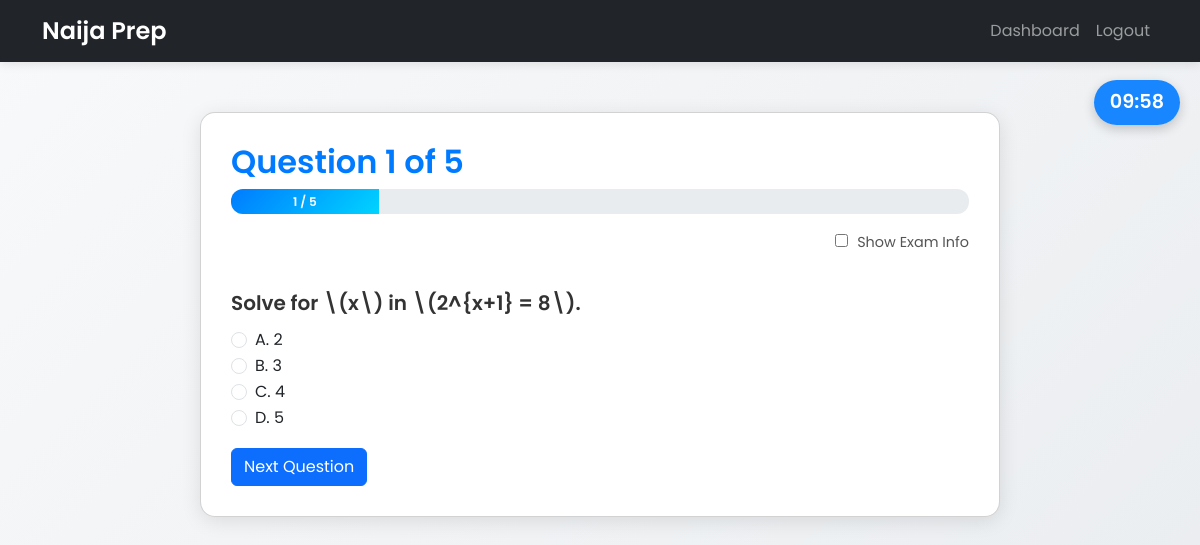
The app's page /quiz?topic=Algebra (signed in) with its own data.
### app/models.py (models this page shows, shortened)
class Question(db.Model):
    id = db.Column(db.Integer, primary_key=True)
    subject = db.Column(db.String(255), nullable=True)       # NEW
    topic = db.Column(db.String(255), nullable=False)
    difficulty = db.Column(db.Integer, nullable=False)
    question_text = db.Column(db.Text, nullable=False)
    option_a = db.Column(db.Text, nullable=False)
    option_b = db.Column(db.Text, nullable=False)
    option_c = db.Column(db.Text, nullable=False)
    option_d = db.Column(db.Text, nullable=False)
    correct_option = db.Column(db.String(10), nullable=False)
    explanation = db.Column(db.Text, nullable=True)
    exam_year = db.Column(db.String(255), nullable=True)

### app/routes.py (the view, shortened to what this page needs)
    @app.route("/quiz", methods=["GET", "POST"])
    @login_required
    def quiz():
        TOTAL_TIME_ALLOWED = 600  # seconds overall
        subject = request.args.get("subject", type=str)
        topic = request.args.get("topic", type=str)
        n = request.args.get("n", default=5, type=int)
        difficulty_raw = request.args.get("difficulty", default="any")
        per_q_arg = request.args.get("per_q", type=int)  # may be None
        try:
            n = max(3, min(int(n), 50))
        except Exception:
            n = 5
        if isinstance(difficulty_raw, str) and difficulty_raw.lower() == "any":
            difficulty = None
        else:
            try:
                difficulty = int(difficulty_raw)
            except Exception:
                difficulty = None
        if per_q_arg is not None:
            per_q = max(15, min(int(per_q_arg), 180))
            session["per_q"] = per_q
        per_q = session.get("per_q")  # None if not set
        if "quiz_questions" not in session and not topic and not subject:
            flash("Choose a subject to begin your quiz.", "info")
            return redirect(url_for("subjects"))
        if "quiz_start_time" not in session:
            session["quiz_start_time"] = time.time()
        elapsed = time.time() - session["quiz_start_time"]
        remaining_overall = TOTAL_TIME_ALLOWED - elapsed
        if "quiz_questions" not in session:
            q = Question.query
            src_label = "all subjects"
            if topic:
                q = q.filter(Question.topic == topic)
                src_label = f"topic '{topic}'"
            elif subject:
                q = q.filter(Question.subject == subject)
                src_label = f"subject '{subject}'"
            if difficulty is not None:
                q = q.filter(Question.difficulty == difficulty)
            recent_ids = [
                qid for (qid,) in (
                    db.session.query(UserResponse.question_id)
                    .filter(UserResponse.user_id == current_user.id)
                    .order_by(UserResponse.id.desc())
                    .limit(50)
                    .all()
                )
            ]
            if recent_ids:
                q = q.filter(~Question.id.in_(recent_ids))
            pool = q.all()
            if len(pool) < n:
                flash(f"Not enough questions in {src_label} for your selection.", "warning")
                if subject:
                    return redirect(url_for("subject_topics", subject=subject))
                return redirect(url_for("subjects"))
            selected = random.sample(pool, n)
            session["quiz_questions"] = [q.id for q in selected]
            session["current_question"] = 0
            session["score"] = 0
            session.pop("q_start_time", None)
        idx = session["current_question"]
        question_id = session["quiz_questions"][idx]
        question = Question.query.get(question_id)
        form = QuizForm()
        now = time.time()
        if per_q:
            if "q_start_time" not in session:
                session["q_start_time"] = now
            perq_elapsed = now - session["q_start_time"]
            perq_remaining = max(0, int(per_q - perq_elapsed))
        else:
            perq_remaining = None
        return render_template(
            "quiz.html",
            question=question,
            form=form,
            current=idx + 1,
            total=len(session["quiz_questions"]),
            overall_time=int(remaining_overall),
            per_q_remaining=perq_remaining,  # None if disabled
            per_q_enabled=bool(per_q),
        )

### app/routes.py
class QuizForm(FlaskForm):
    answer = RadioField("Answer", choices=[("A", "A"), ("B", "B"), ("C", "C"), ("D", "D")], validators=[DataRequired()])
    submit = SubmitField("Next")

### app/models.py (called while the page is built)
@login_manager.user_loader
def load_user(user_id):
    return User.query.get(int(user_id))

### app/templates/quiz.html (shortened to what this page needs)
<!DOCTYPE html>
<html lang="en">
<head>
  <link href="https://cdn.jsdelivr.net/npm/bootstrap@5.3.3/dist/css/bootstrap.min.css" rel="stylesheet">
</head>
<body>
  <div id="overall-timer">10:00</div>
  <nav class="navbar navbar-expand-lg navbar-dark bg-dark">
    <div class="container">
      <a class="navbar-brand" href="{{ url_for('home') }}">Naija Prep</a>
      <div class="collapse navbar-collapse" id="navbarNav">
          <ul class="navbar-nav ms-auto">
              <li class="nav-item"><a class="nav-link" href="{{ url_for('dashboard') }}">Dashboard</a></li>
              <li class="nav-item"><a class="nav-link" href="{{ url_for('logout') }}">Logout</a></li>
          </ul>
      </div>
    </div>
  </nav>
  <div class="container">
    <div class="card quiz-card">
      <div class="d-flex justify-content-between align-items-center mb-2">
        <h2 class="mb-0">Question {{ current }} of {{ total }}</h2>
      </div>
      <div class="progress mb-3">
        <div class="progress-bar" role="progressbar" style="width: {{ (current / total * 100) }}%;"
             aria-valuenow="{{ (current / total * 100) }}" aria-valuemin="0" aria-valuemax="100">
          {{ current }} / {{ total }}
        </div>
      </div>
      <div class="toggle-container">
        <label>
          <input type="checkbox" id="toggle-exam-info" style="margin-right: 5px;">
          Show Exam Info
        </label>
      </div>
      <form id="quiz-form" method="POST" class="mt-4">
        <p class="question-text">{{ question.question_text | safe }}</p>
        <div class="form-check">
          <input type="radio" name="answer" value="A" class="form-check-input" id="option_a" required>
          <label class="form-check-label" for="option_a">A. {{ question.option_a | safe }}</label>
        </div>
        <div class="form-check">
          <input type="radio" name="answer" value="B" class="form-check-input" id="option_b" required>
          <label class="form-check-label" for="option_b">B. {{ question.option_b | safe }}</label>
        </div>
        <div class="form-check">
          <input type="radio" name="answer" value="C" class="form-check-input" id="option_c" required>
          <label class="form-check-label" for="option_c">C. {{ question.option_c | safe }}</label>
        </div>
        <div class="form-check">
          <input type="radio" name="answer" value="D" class="form-check-input" id="option_d" required>
          <label class="form-check-label" for="option_d">D. {{ question.option_d | safe }}</label>
        </div>
        <button type="submit" class="btn btn-primary mt-3">Next Question</button>
      </form>
    </div>
  </div>
</body>
</html>

### app/templates/quiz.html (style rules this page uses)
body { background: linear-gradient(135deg, #f8f9fa 0%, #e9ecef 100%); font-family: 'Poppins', sans-serif; color: #333; min-height: 100vh; }
.navbar { box-shadow: 0 2px 10px rgba(0, 0, 0, 0.1); }
.navbar-brand { font-weight: 600; font-size: 1.5rem; }
.quiz-card { max-width: 800px; margin: 50px auto; border-radius: 15px; box-shadow: 0 4px 20px rgba(0, 0, 0, 0.1); padding: 30px; background: #fff; }
h2 { font-weight: 600; color: #007bff; animation: fadeInDown 0.8s ease-in-out; }
.progress { height: 25px; border-radius: 12px; background-color: #e9ecef; overflow: hidden; transition: width 0.5s ease-in-out; }
.progress-bar { background: linear-gradient(135deg, #007bff, #00d4ff); font-weight: 600; }
.question-text { font-size: 1.25rem; font-weight: 600; color: #333; margin-bottom: 10px; line-height: 1.5; }
.toggle-container { text-align: right; margin-bottom: 10px; }
.toggle-container label { cursor: pointer; font-size: 0.9rem; color: #555; }
#overall-timer { position: fixed; top: 80px; right: 20px; background: rgba(0, 123, 255, 0.9); color: #fff; padding: 8px 16px; border-radius: 30px; font-size: 1.2rem; font-weight: 600; z-index: 1000; box-shadow: 0 4px 12px rgba(0, 0, 0, 0.2); }

### records on screen
Question: question_text "Solve for \\(x\\) in \\(2^{x+1} = 8\\).", option_a "2", option_b "3", option_c "4", option_d "5"

### other values on screen
{{ current }} "1"
{{ total }} "5"
